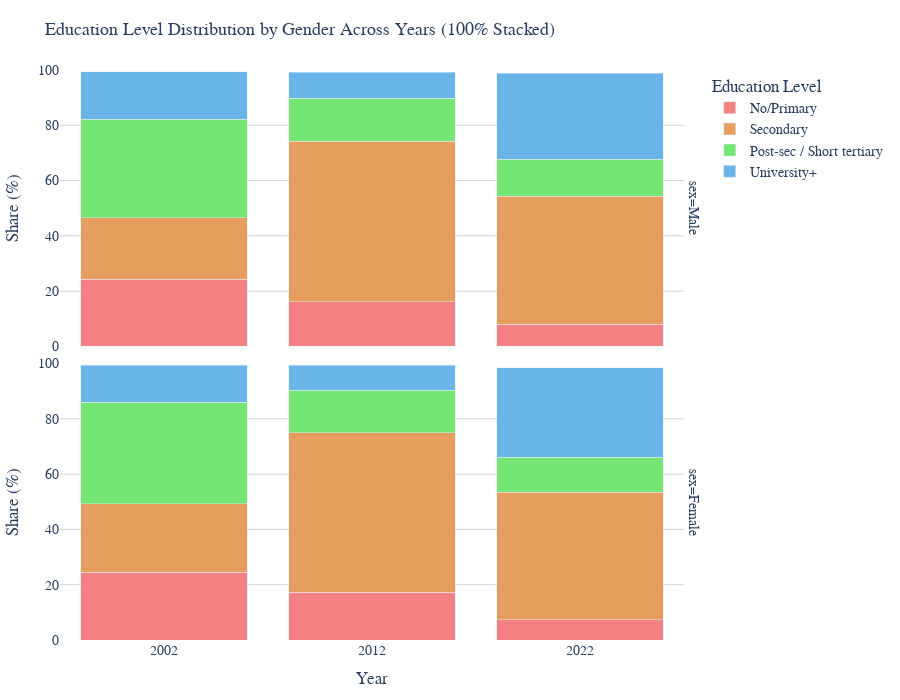

Notebook cell for this chart:
### Code cell
# Prepare distribution data (percentage within year+gender)
edu_dist = df_combined.groupby(['year', 'sex', 'educ_4_label']).size().reset_index(name='count')
edu_total = df_combined.groupby(['year', 'sex']).size().reset_index(name='total')
edu_dist = edu_dist.merge(edu_total, on=['year', 'sex'])
edu_dist['percentage'] = (edu_dist['count'] / edu_dist['total']) * 100

# Ensure discrete x-axis ordering
edu_dist['year'] = edu_dist['year'].astype(str)

# Keep original labels; only enforce lowest -> highest order
category_orders = {
    'educ_4_label': ['No/Primary', 'Secondary', 'Post-sec / Short tertiary', 'University+'],
    'sex': ['Male', 'Female'],
    'year': ['2002', '2012', '2022']
}

# Consistent color mapping for original labels
edu_colors = {
    'No/Primary': "#f48181",
    'Secondary': "#e69e5f",
    'Post-sec / Short tertiary': "#75e575",
    'University+': "#69b4e9"
}

fig_edu_pub = px.bar(
    edu_dist,
    x='year',
    y='percentage',
    color='educ_4_label',
    facet_row='sex',
    barmode='stack',
    category_orders=category_orders,
    color_discrete_map=edu_colors,
    title='Education Level Distribution by Gender Across Years (100% Stacked)',
    labels={
        'percentage': 'Share (%)',
        'year': 'Year',
        'educ_4_label': 'Education Level'
    },
    height=700
)

# Clean, publication-friendly styling
fig_edu_pub.update_layout(
    font=dict(size=14, family='Arial'),
    title_font_size=18,
    plot_bgcolor='white',
    paper_bgcolor='white',
    legend_title_text='Education Level',
    margin=dict(l=60, r=30, t=70, b=60),
)

fig_edu_pub.update_xaxes(showgrid=False)
fig_edu_pub.update_yaxes(range=[0, 100], showgrid=True, gridwidth=1, gridcolor='lightgray')

# Show figure
fig_edu_pub.show()

### Figure 1 — Plotly figure (JSON) as saved in the notebook; plotly's stock layout.template omitted (floating-point values rounded to 4 significant figures)
{"data": [{"hovertemplate": "Education Level=No/Primary<br>sex=Male<br>Year=%{x}<br>Share (%)=%{y}<extra></extra>", "legendgroup": "No/Primary", "marker": {"color": "#f48181", "pattern": {"shape": ""}}, "name": "No/Primary", "orientation": "v", "showlegend": true, "textposition": "auto", "type": "bar", "x": ["2002", "2012", "2022"], "xaxis": "x2", "y": [24.28, 16.19, 7.994], "yaxis": "y2"}, {"hovertemplate": "Education Level=No/Primary<br>sex=Female<br>Year=%{x}<br>Share (%)=%{y}<extra></extra>", "legendgroup": "No/Primary", "marker": {"color": "#f48181", "pattern": {"shape": ""}}, "name": "No/Primary", "orientation": "v", "showlegend": false, "textposition": "auto", "type": "bar", "x": ["2002", "2012", "2022"], "xaxis": "x", "y": [24.46, 17.28, 7.264], "yaxis": "y"}, {"hovertemplate": "Education Level=Secondary<br>sex=Male<br>Year=%{x}<br>Share (%)=%{y}<extra></extra>", "legendgroup": "Secondary", "marker": {"color": "#e69e5f", "pattern": {"shape": ""}}, "name": "Secondary", "orientation": "v", "showlegend": true, "textposition": "auto", "type": "bar", "x": ["2002", "2012", "2022"], "xaxis": "x2", "y": [22.23, 58.11, 46.41], "yaxis": "y2"}, {"hovertemplate": "Education Level=Secondary<br>sex=Female<br>Year=%{x}<br>Share (%)=%{y}<extra></extra>", "legendgroup": "Secondary", "marker": {"color": "#e69e5f", "pattern": {"shape": ""}}, "name": "Secondary", "orientation": "v", "showlegend": false, "textposition": "auto", "type": "bar", "x": ["2002", "2012", "2022"], "xaxis": "x", "y": [24.92, 57.62, 46.19], "yaxis": "y"}, {"hovertemplate": "Education Level=Post-sec / Short tertiary<br>sex=Male<br>Year=%{x}<br>Share (%)=%{y}<extra></extra>", "legendgroup": "Post-sec / Short tertiary", "marker": {"color": "#75e575", "pattern": {"shape": ""}}, "name": "Post-sec / Short tertiary", "orientation": "v", "showlegend": true, "textposition": "auto", "type": "bar", "x": ["2002", "2012", "2022"], "xaxis": "x2", "y": [35.6, 15.55, 13.33], "yaxis": "y2"}, {"hovertemplate": "Education Level=Post-sec / Short tertiary<br>sex=Female<br>Year=%{x}<br>Share (%)=%{y}<extra></extra>", "legendgroup": "Post-sec / Short tertiary", "marker": {"color": "#75e575", "pattern": {"shape": ""}}, "name": "Post-sec / Short tertiary", "orientation": "v", "showlegend": false, "textposition": "auto", "type": "bar", "x": ["2002", "2012", "2022"], "xaxis": "x", "y": [36.55, 15.44, 12.7], "yaxis": "y"}, {"hovertemplate": "Education Level=University+<br>sex=Male<br>Year=%{x}<br>Share (%)=%{y}<extra></extra>", "legendgroup": "University+", "marker": {"color": "#69b4e9", "pattern": {"shape": ""}}, "name": "University+", "orientation": "v", "showlegend": true, "textposition": "auto", "type": "bar", "x": ["2002", "2012", "2022"], "xaxis": "x2", "y": [17.28, 9.418, 31.09], "yaxis": "y2"}, {"hovertemplate": "Education Level=University+<br>sex=Female<br>Year=%{x}<br>Share (%)=%{y}<extra></extra>", "legendgroup": "University+", "marker": {"color": "#69b4e9", "pattern": {"shape": ""}}, "name": "University+", "orientation": "v", "showlegend": false, "textposition": "auto", "type": "bar", "x": ["2002", "2012", "2022"], "xaxis": "x", "y": [13.41, 9.008, 32.33], "yaxis": "y"}], "layout": {"annotations": [{"font": {}, "showarrow": false, "text": "sex=Female", "textangle": 90, "x": 0.98, "xanchor": "left", "xref": "paper", "y": 0.2425, "yanchor": "middle", "yref": "paper"}, {"font": {}, "showarrow": false, "text": "sex=Male", "textangle": 90, "x": 0.98, "xanchor": "left", "xref": "paper", "y": 0.7575, "yanchor": "middle", "yref": "paper"}], "barmode": "stack", "font": {"family": "Arial", "size": 14}, "height": 700, "legend": {"title": {"text": "Education Level"}, "tracegroupgap": 0}, "margin": {"b": 60, "l": 60, "r": 30, "t": 70}, "paper_bgcolor": "white", "plot_bgcolor": "white", "title": {"font": {"size": 18}, "text": "Education Level Distribution by Gender Across Years (100% Stacked)"}, "xaxis": {"anchor": "y", "categoryarray": ["2002", "2012", "2022"], "categoryorder": "array", "domain": [0, 0.98], "showgrid": false, "title": {"text": "Year"}}, "xaxis2": {"anchor": "y2", "domain": [0, 0.98], "matches": "x", "showgrid": false, "showticklabels": false}, "yaxis": {"anchor": "x", "domain": [0, 0.485], "gridcolor": "lightgray", "gridwidth": 1, "range": [0, 100], "showgrid": true, "title": {"text": "Share (%)"}}, "yaxis2": {"anchor": "x2", "domain": [0.515, 1], "gridcolor": "lightgray", "gridwidth": 1, "matches": "y", "range": [0, 100], "showgrid": true, "title": {"text": "Share (%)"}}}}
